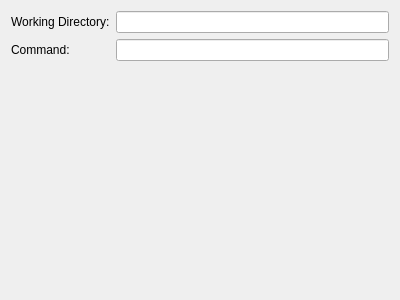
<?xml version="1.0" encoding="UTF-8"?>
<ui version="4.0">
 <class>NimCompilerCleanStepConfigWidget</class>
 <widget class="QWidget" name="NimCompilerCleanStepConfigWidget">
  <property name="geometry">
   <rect>
    <x>0</x>
    <y>0</y>
    <width>400</width>
    <height>300</height>
   </rect>
  </property>
  <property name="windowTitle">
   <string>Form</string>
  </property>
  <layout class="QVBoxLayout" name="verticalLayout">
   <item>
    <layout class="QFormLayout" name="formLayout">
     <item row="0" column="0">
      <widget class="QLabel" name="workingDirectoryLabel">
       <property name="text">
        <string>Working Directory:</string>
       </property>
      </widget>
     </item>
     <item row="0" column="1">
      <widget class="QLineEdit" name="workingDirectoryLineEdit">
       <property name="readOnly">
        <bool>true</bool>
       </property>
      </widget>
     </item>
     <item row="1" column="0">
      <widget class="QLabel" name="commandLabel">
       <property name="text">
        <string>Command:</string>
       </property>
      </widget>
     </item>
     <item row="1" column="1">
      <widget class="QLineEdit" name="commandLineEdit">
       <property name="readOnly">
        <bool>true</bool>
       </property>
      </widget>
     </item>
    </layout>
   </item>
  </layout>
 </widget>
 <resources/>
 <connections/>
</ui>
